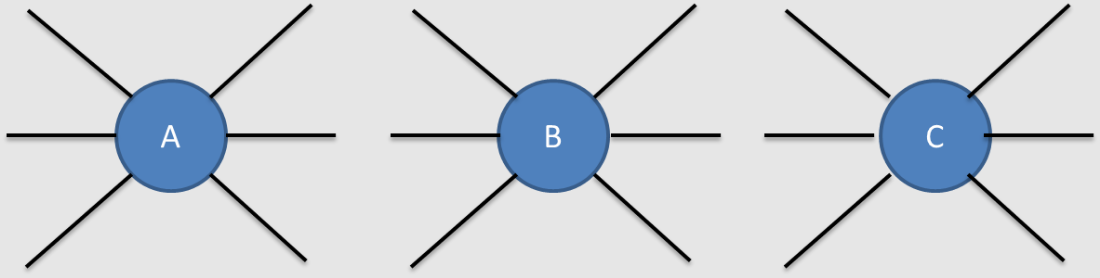
#> input picture figs/2017-s1-airlines.png, 1100 x 278 px
$ python crop.py ../figs/2017-s1-airlines.png ../figs/2017-s1-fastfood.png
#> lines starting #> are read from the running program, lines starting #| are printed output that depends on the picture; after the words box and inside, x2 and y2 are one past the last pixel; in counts of white or black regions, pixels touching at a corner belong together
#!/usr/bin/env python3
"""Crop a browser screenshot of a bare image (dark viewer background) to the image itself."""
import sys
from PIL import Image, ImageChops
src, dst = sys.argv[1], sys.argv[2]
im = Image.open(src).convert("RGB")
#> im is the input picture: PIL image 1100x278 RGB; mean R, G, B 207.1, 211.8, 217.5
bg = Image.new("RGB", im.size, im.getpixel((2, 2)))
#> bg: PIL image 1100x278 RGB; every value is 230
diff = ImageChops.difference(im, bg).convert("L").point(lambda v: 255 if v > 18 else 0)
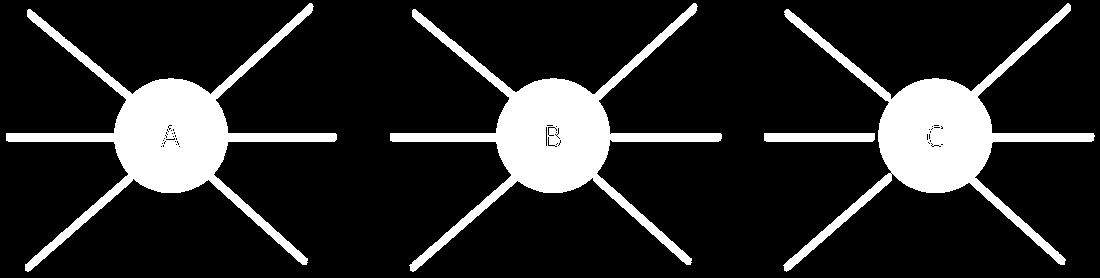
#> diff: PIL image 1100x278 L; 16.3% white; 4 white regions, box (x1, y1, x2, y2) and area: (6, 3, 337, 272) 16665, (390, 3, 722, 272) 16641, (783, 3, 1095, 272) 15623, (764, 133, 875, 142) 994
box = diff.getbbox()
#> box = (6, 3, 1095, 272)
out = im.crop(box) if box else im
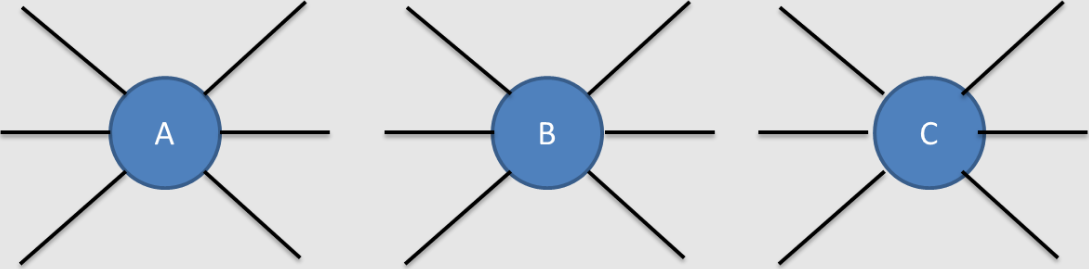
#> out: PIL image 1089x269 RGB; mean R, G, B 206.1, 211, 216.9
out.save(dst, optimize=True)
print(dst, out.size)
#| ../figs/2017-s1-fastfood.png (1089, 269)

$ run again, on figs/2017-s1-rural.png
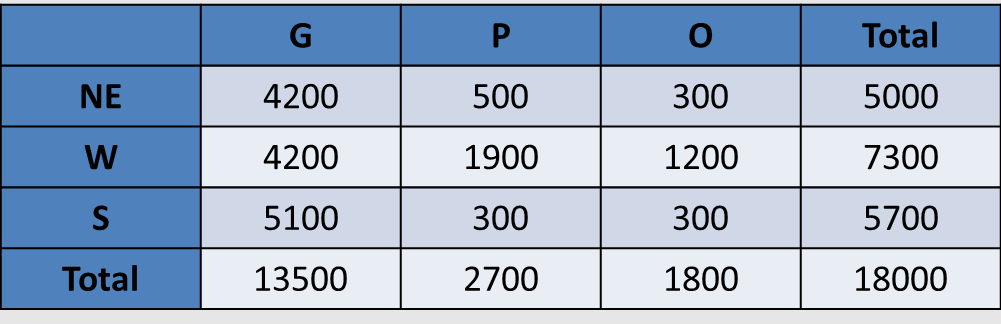
#> input picture figs/2017-s1-rural.png, 1001 x 324 px
#> im is the input picture: PIL image 1001x324 RGB; mean R, G, B 157, 175.8, 200.8
#> bg: PIL image 1001x324 RGB; every value is 230
#> `diff = ImageChops.difference(im, bg).convert("L").point(lambda v: 255 ..`:
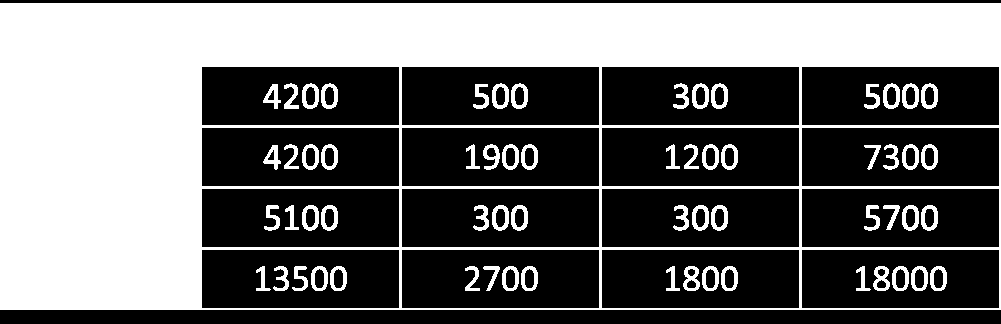
#> diff: PIL image 1001x324 L; 42.3% white; 63 white regions, largest, box (x1, y1, x2, y2) and area: (0, 3, 1001, 310) 124491, (683, 266, 700, 291) 240, (873, 266, 890, 291) 239
#> box = (0, 3, 1001, 310)
#> `out = im.crop(box) if box else im`:
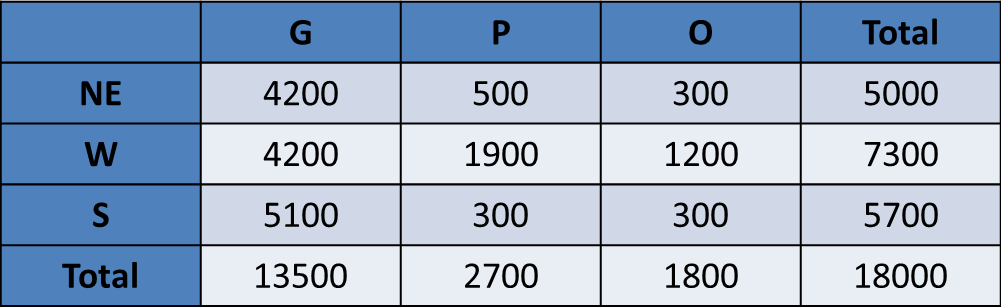
#> out: PIL image 1001x307 RGB; mean R, G, B 152.9, 172.8, 199.2
#| ../figs/2017-s1-rural.png (1001, 307)

$ run again, on figs/2017-s1-shi-1.png
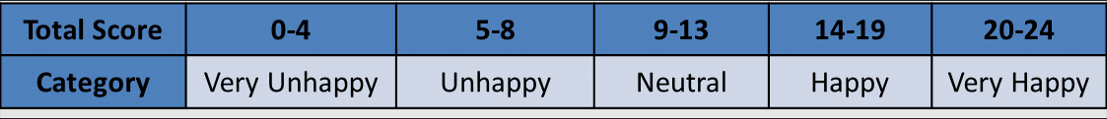
#> input picture figs/2017-s1-shi-1.png, 1107 x 119 px
#> im is the input picture: PIL image 1107x119 RGB; mean R, G, B 123.2, 148.4, 180.7
#> `diff = ImageChops.difference(im, bg).convert("L").point(lambda v: 255 ..`:
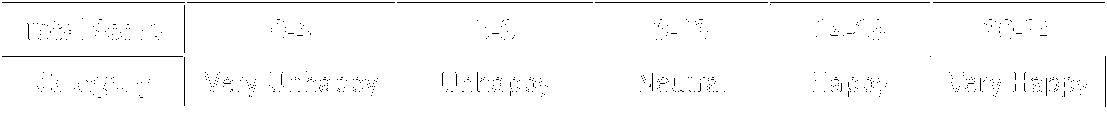
#> diff: PIL image 1107x119 L; 98.2% white; black in thin lines or dots, all inside (x1, y1, x2, y2) = (2, 2, 1106, 107)
#> box = (0, 0, 1107, 119)
#| ../figs/2017-s1-shi-1.png (1107, 119)
